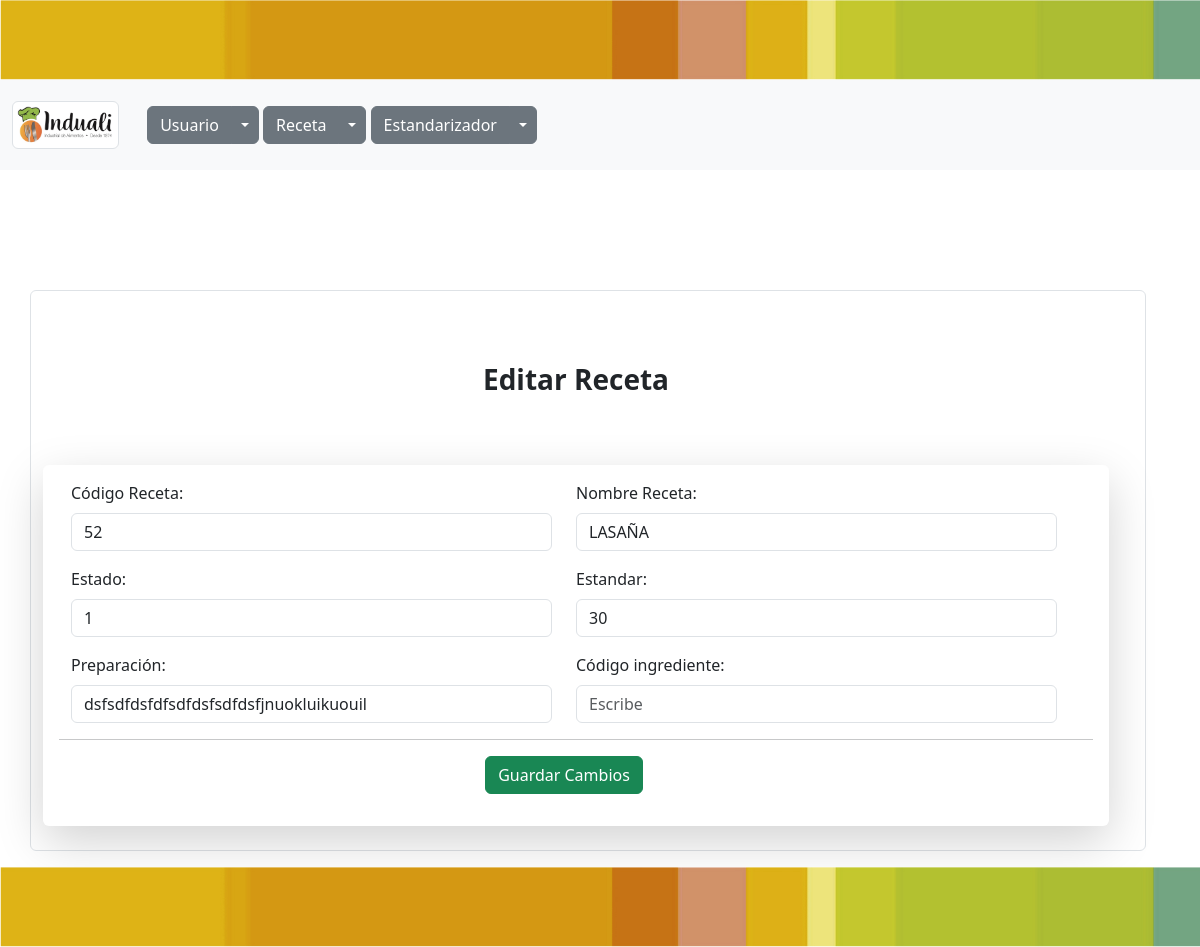
Screenshot of /recetas/editarR/1 with the database file from the repository.
### receta/models.py (models this page shows, shortened)
class Receta (models.Model):
    codReceta=models.CharField(unique=True,max_length=50, verbose_name="Código Receta")
    nomReceta=models.CharField(max_length=50, verbose_name="Nombre Receta")
    class Estado(models.TextChoices):
      ACTIVO='1', _('Activo')
      INACTIVO='0', _('Inactivo')
    estado=models.CharField(max_length=1,choices=Estado.choices, default=Estado.ACTIVO, verbose_name="Estado")
    estandar=models.CharField(max_length=50, verbose_name="Estandar")
    preparacion=models.TextField(verbose_name="Preparación", null=True)
    codIngrediente = models.ForeignKey(Ingrediente, on_delete=models.CASCADE, verbose_name="Código ingrediente", null=True, default=None)

### receta/views.py (the view)
# urls.py: path('editarR/<int:id>', editarR, name="editarR"),
def editarR(request,id):
    receta = Receta.objects.get(id=id)
    formulario2 = recetaForm(
        request.POST or None, request.FILES or None, instance=receta)
    if formulario2.is_valid() and request.POST:
        formulario2.save()
        return redirect('receta')
    return render(request, 'receta/editarReceta.html', {'formulario2': formulario2})

### receta/forms.py
class recetaForm(forms.ModelForm):
    class Meta:
        model= Receta
        fields = '__all__'

### base/templates/receta/editarReceta.html (shortened to what this page needs)
{% extends 'partials/body.html' %}`
{% load static %}
{% block contenido %}
<section class="col-lg-12 table">
  <div class="container container-general  p-3 mb-2 bg-white text-dark row g-6 border rounded">
    <div class="row align-items-start">
      <div class="col-12 ">
        <h3 class="fw-bold mt-5 text-center">Editar Receta</h3>
        <hr class="border border-white border-2 opacity-50" />
        <form enctype="multipart/form-data" method="post">
          <div class="row mt-5 p-3 shadow-lg rounded bg-white">
            <div class="row">
              {% for campo in formulario2 %}
              <div class="col-12 col-md-6 col-xl-6 mb-3">
                <label for="poliza" class="form-label">{{ campo.label }}:</label>
                <input type="{{ campo.field.widget.input_type  }}" class="form-control required" id=""
                  name="{{ campo.name  }}" placeholder="Escribe" value="{{ campo.value | default:'' }}">
              </div>
              {% endfor %}
            </div>
            <hr />
            <div class="row text-center">
              <div class="col-12 col-md-12 col-xl-12 mb-3">
                <input type="submit" class="btn btn-success" value="Guardar Cambios">
              </div>
            </div>
          </div>
        </form>
      </div>
    </div>
  </div>
</section>
{% endblock contenido %}

### static/css/estilos.css (style rules this page uses)
* { margin: 0px; padding: 0px; }
body { height: 400px; background-image: url("https://3.bp.blogspot.com/-jx4iOrTkN-o/XGCM5wiWqpI/AAAAAAAAEfQ/oenvBoXaPMsaI-XV9bFCwF-aWsKCs1f2QCLcBGAs/s1600/alimentos-ricos-en-minerales.jpg"); background-size: cover; background-repeat: no-repeat; background-attachment: fixed; display: grid; min-height: 100vh; grid-template-rows: 80px 90px auto 80px; position: relative; }

### rows the page displays
Receta: codReceta "52" "LASAÑA" "30" "dsfsdfdsfdfsdfdsfsdfdsfjnuokluikuouil"

### other values shown
{{ campo.label }} "Código Receta" "Nombre Receta" "Estado" "Estandar" "Preparación" "Código ingrediente"
